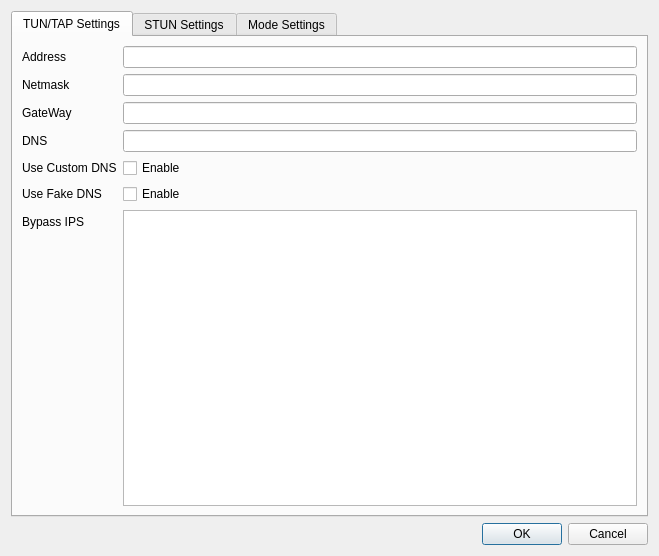
<?xml version="1.0" encoding="UTF-8"?>
<ui version="4.0">
 <class>AdvanceModeSettingsDialog</class>
 <widget class="QDialog" name="AdvanceModeSettingsDialog">
  <property name="geometry">
   <rect>
    <x>0</x>
    <y>0</y>
    <width>659</width>
    <height>556</height>
   </rect>
  </property>
  <property name="minimumSize">
   <size>
    <width>634</width>
    <height>532</height>
   </size>
  </property>
  <property name="windowTitle">
   <string>Settings</string>
  </property>
  <property name="modal">
   <bool>true</bool>
  </property>
  <layout class="QGridLayout" name="gridLayout">
   <item row="1" column="0">
    <widget class="QDialogButtonBox" name="buttonBox">
     <property name="standardButtons">
      <set>QDialogButtonBox::Cancel|QDialogButtonBox::Ok</set>
     </property>
    </widget>
   </item>
   <item row="0" column="0">
    <widget class="QTabWidget" name="tabWidget">
     <property name="sizePolicy">
      <sizepolicy hsizetype="Expanding" vsizetype="Expanding">
       <horstretch>0</horstretch>
       <verstretch>0</verstretch>
      </sizepolicy>
     </property>
     <property name="currentIndex">
      <number>0</number>
     </property>
     <widget class="QWidget" name="tab">
      <attribute name="title">
       <string>TUN/TAP Settings</string>
      </attribute>
      <layout class="QGridLayout" name="gridLayout_2">
       <item row="0" column="0">
        <layout class="QFormLayout" name="formLayout">
         <property name="fieldGrowthPolicy">
          <enum>QFormLayout::AllNonFixedFieldsGrow</enum>
         </property>
         <item row="0" column="0">
          <widget class="QLabel" name="label_3">
           <property name="text">
            <string>Address</string>
           </property>
          </widget>
         </item>
         <item row="1" column="0">
          <widget class="QLabel" name="label_8">
           <property name="text">
            <string>Netmask</string>
           </property>
          </widget>
         </item>
         <item row="2" column="0">
          <widget class="QLabel" name="label_13">
           <property name="text">
            <string>GateWay</string>
           </property>
          </widget>
         </item>
         <item row="0" column="1">
          <widget class="QLineEdit" name="addressEdit"/>
         </item>
         <item row="1" column="1">
          <widget class="QLineEdit" name="netmaskEdit"/>
         </item>
         <item row="2" column="1">
          <widget class="QLineEdit" name="gatewayEdit"/>
         </item>
         <item row="3" column="0">
          <widget class="QLabel" name="label_23">
           <property name="text">
            <string>DNS</string>
           </property>
          </widget>
         </item>
         <item row="3" column="1">
          <widget class="QLineEdit" name="dnsEdit"/>
         </item>
         <item row="4" column="0">
          <widget class="QLabel" name="label_24">
           <property name="text">
            <string>Use Custom DNS</string>
           </property>
          </widget>
         </item>
         <item row="5" column="0">
          <widget class="QLabel" name="label_43">
           <property name="text">
            <string>Use Fake DNS </string>
           </property>
          </widget>
         </item>
         <item row="4" column="1">
          <widget class="QCheckBox" name="customDNSCB">
           <property name="text">
            <string>Enable</string>
           </property>
          </widget>
         </item>
         <item row="5" column="1">
          <widget class="QCheckBox" name="fakeDNSCB">
           <property name="text">
            <string>Enable</string>
           </property>
          </widget>
         </item>
         <item row="6" column="0">
          <widget class="QLabel" name="label_4">
           <property name="text">
            <string>Bypass IPS</string>
           </property>
          </widget>
         </item>
         <item row="6" column="1">
          <widget class="QPlainTextEdit" name="bypassIPsEdit"/>
         </item>
        </layout>
       </item>
      </layout>
     </widget>
     <widget class="QWidget" name="widget">
      <attribute name="title">
       <string>STUN Settings</string>
      </attribute>
      <layout class="QGridLayout" name="gridLayout_3">
       <item row="0" column="0">
        <layout class="QFormLayout" name="formLayout_2">
         <property name="fieldGrowthPolicy">
          <enum>QFormLayout::AllNonFixedFieldsGrow</enum>
         </property>
         <item row="0" column="0">
          <widget class="QLabel" name="label_10">
           <property name="text">
            <string>STUN Server</string>
           </property>
          </widget>
         </item>
         <item row="1" column="0">
          <widget class="QLabel" name="label_11">
           <property name="text">
            <string>STUN Server Port</string>
           </property>
          </widget>
         </item>
         <item row="0" column="1">
          <widget class="QLineEdit" name="serverEdit"/>
         </item>
         <item row="1" column="1">
          <widget class="QSpinBox" name="portSB">
           <property name="maximum">
            <number>65535</number>
           </property>
          </widget>
         </item>
        </layout>
       </item>
      </layout>
     </widget>
     <widget class="QWidget" name="tab_2">
      <attribute name="title">
       <string>Mode Settings</string>
      </attribute>
      <layout class="QGridLayout" name="gridLayout_4">
       <item row="0" column="0">
        <layout class="QFormLayout" name="formLayout_3">
         <item row="0" column="0">
          <widget class="QLabel" name="label">
           <property name="text">
            <string>Mode</string>
           </property>
          </widget>
         </item>
         <item row="0" column="1">
          <widget class="QComboBox" name="modeCB">
           <item>
            <property name="text">
             <string>tun2socks</string>
            </property>
           </item>
           <item>
            <property name="text">
             <string>redirector</string>
            </property>
           </item>
           <item>
            <property name="text">
             <string>tproxy</string>
            </property>
           </item>
          </widget>
         </item>
         <item row="1" column="0">
          <widget class="QLabel" name="label_2">
           <property name="text">
            <string>Redirector Mode</string>
           </property>
          </widget>
         </item>
         <item row="1" column="1">
          <widget class="QComboBox" name="redirectorModeCB"/>
         </item>
        </layout>
       </item>
      </layout>
     </widget>
    </widget>
   </item>
  </layout>
 </widget>
 <resources/>
 <connections>
  <connection>
   <sender>buttonBox</sender>
   <signal>rejected()</signal>
   <receiver>AdvanceModeSettingsDialog</receiver>
   <slot>reject()</slot>
   <hints>
    <hint type="sourcelabel">
     <x>486</x>
     <y>375</y>
    </hint>
    <hint type="destinationlabel">
     <x>288</x>
     <y>198</y>
    </hint>
   </hints>
  </connection>
 </connections>
</ui>
